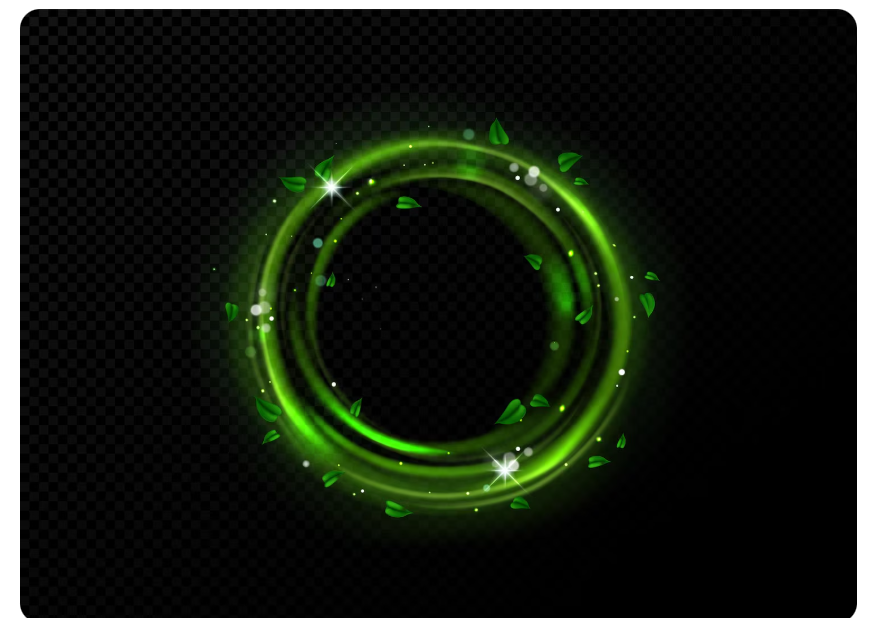
#> input picture Screenshot 2025-09-15 202205.png, 869 x 618 px
$ jupyter execute cropped.ipynb
#> lines starting #> are read from the running program, lines starting #| are printed output that depends on the picture
[cell 1]
import cv2

[cell 2]
image = cv2.imread("Screenshot 2025-09-15 202205.png")
#> image is the input picture: shape (618, 869, 3); mean B, G, R 18.8, 29.3, 22.9

if image is not None:
    cropped = image[100:200, 50:150]
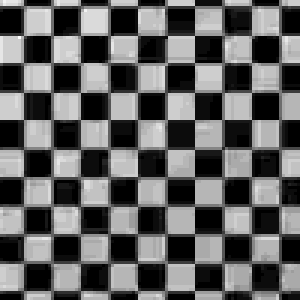
#> cropped: shape (100, 100, 3) (shown 3 times larger); min 0, max 21, mean 8.1; drawn with min black and max white
    cv2.imshow("original",image)
    cv2.imshow("cropped",cropped)
    cv2.waitKey(0)
    cv2.destroyAllWindows()
